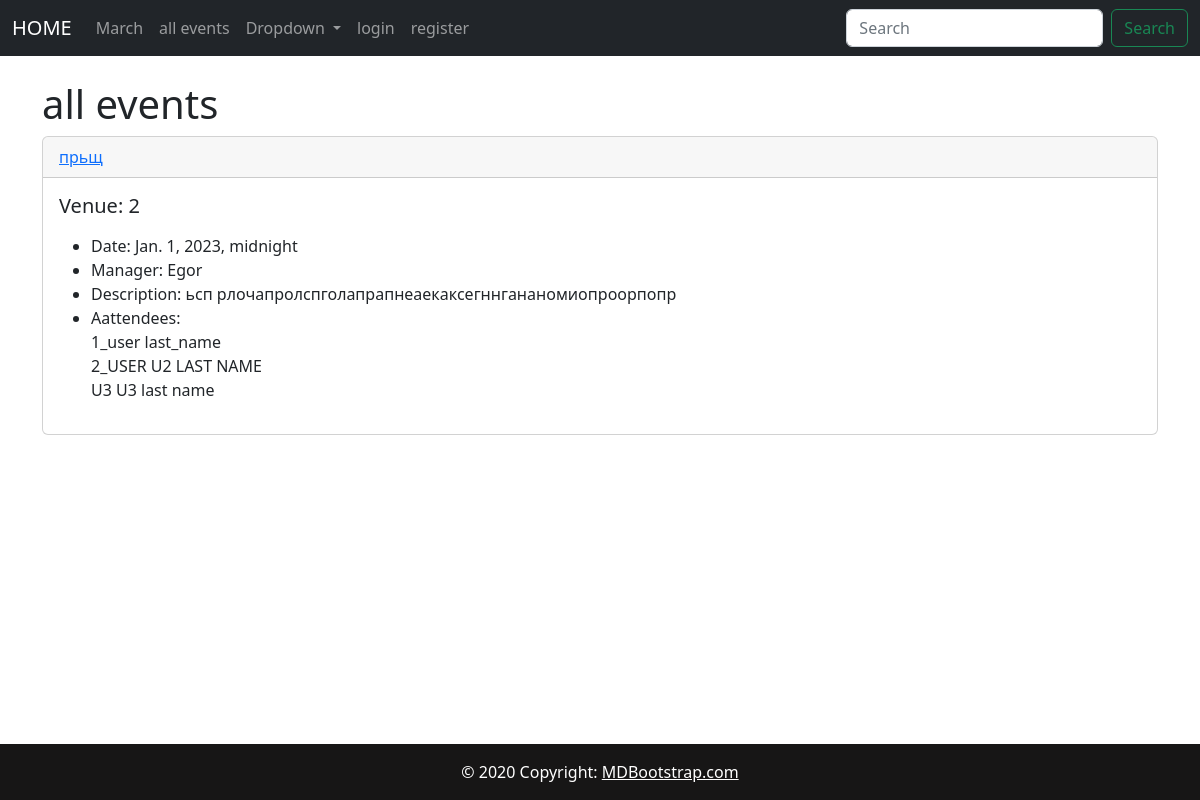
The app's page /events with its own data.
### events/models.py (models this page shows, shortened)
class Event(models.Model):
    name = models.CharField('Event name', max_length = 50)
    event_date = models.DateTimeField('Event date')
    venue = models.ForeignKey('Venue', blank = True, null = True, on_delete = models.CASCADE)
    manager =  models.ForeignKey(User, blank = True, null = True, on_delete = models.SET_NULL)
    description = models.TextField(blank = True)
    attendees = models.ManyToManyField('My_club_users')

class Venue(models.Model):
    name = models.CharField(max_length = 50)
    address = models.CharField(max_length = 100)
    phone = models.CharField('Contact phone', max_length = 15, blank = True)
    web = models.URLField('Website address', blank = True)
    email = models.EmailField('Email address', blank = True)
    owner = models.IntegerField('venue_owner', blank=False, default=1)
    image = models.ImageField(blank=True, null=True, upload_to='images/')

class My_club_users(models.Model):
    first_name = models.CharField(max_length = 100)
    last_name = models.CharField(max_length = 100)
    email = models.EmailField('user email')
    def __str__(self):
        return self.first_name + ' ' + self.last_name

### events/views.py (the view)
# urls.py: path('events', all_events, name='all_events'),
def all_events(request):
    events = Event.objects.all()
    return render(request, 'events/all_events.html', {'events' : events})

### events/templates/events/all_events.html
{%extends 'events/base.html'%}
{%block content%}
<br><h1>all events</h1>
    {%for event in events%}
    <div class="card">
  <div class="card-header">
      <a href="{%url 'show_event' event.id%}">{{event.name}}</a>
  </div>
  <div class="card-body">
    <h5 class="card-title">Venue: {{event.venue.name}}</h5>
    <p class="card-text">
        <ul>
      <li>Date: {{event.event_date}}</li>
      <li>Manager: {{event.manager}}</li>
      <li>Description: {{event.description}}</li>
      <li>Aattendees: <br>
      {%for user in event.attendees.all%}
      {{user}}<br>
      {%endfor%}
      </li>
  </ul>
    </p>
  </div>
</div>
<br>
    {%endfor%}
{%endblock%}

### records on screen
Event: name "прьщ", venue.name "2", event_date "Jan. 1, 2023, midnight", manager "Egor", description "ьсп рлочапролспголапрапнеаекаксегннгананомиопроорпопр"
My_club_users: first_name+last_name "1_user last_name"
My_club_users: first_name+last_name "2_USER U2 LAST NAME"
My_club_users: first_name+last_name "U3 U3 last name"
